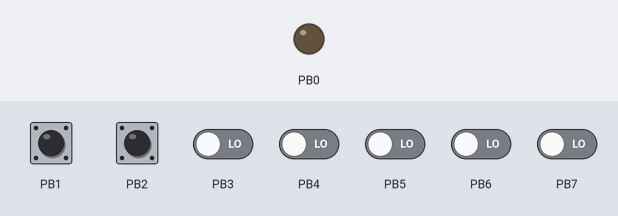
A program run on a simulated ATtiny45, built with avr-gcc and emulated at 1 MHz. On the bench: output pins drawn as LEDs (lit = HIGH). The test bench sets the inputs (shaded band); at power-on: PB1, PB2 HIGH, PB3–7 LOW.

Above: at 1.2 s.
1.3 s: PB1 pulled LOW for 0.15 s
At 2.2 s:
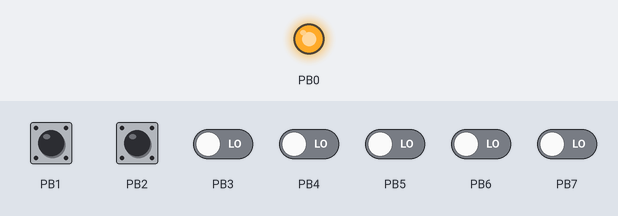
2.9 s: PB2 pulled LOW for 0.15 s
At 3.4 s:
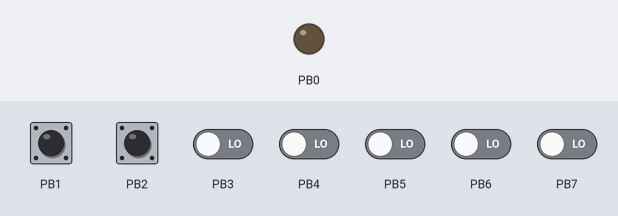
4.5 s: PB1 pulled LOW for 1 s
At 5.8 s:
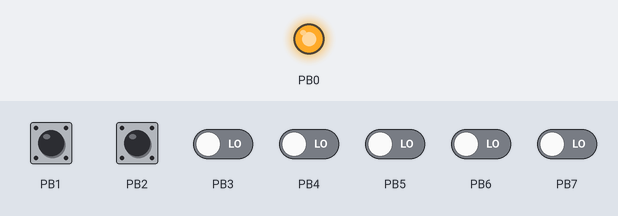
Timing chart, 0 to 7.5 s (numbered marks = the images above; inputs shaded):
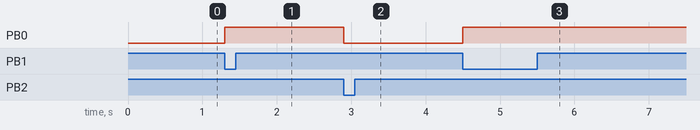

The program:

main.cpp
```cpp
#include <stddef.h>
#include <avr/io.h>
#include <util/delay.h>


inline void setup_gpio(void) {
  // Set B0 to output
  DDRB |= _BV(DDB0);

  // Set B1 and B2 to inputs with internal pullup resistor
  DDRB &= ~_BV(DDB1);
  PORTB |= _BV(PORTB1);

  DDRB &= ~_BV(DDB2);
  PORTB |= _BV(PORTB2);

  // Delay for safety
  _delay_ms(1);
}

inline bool get_trigger() {
  return !bit_is_set(PINB, PINB1);
}

inline bool get_sensor() {
  return !bit_is_set(PINB, PINB2);
}

inline void set_output() {
  PORTB |= _BV(PORTB0);
}

inline void unset_output() {
  PORTB &= ~_BV(PORTB0);
}

inline void toggle_output() {
  PORTB ^= _BV(PORTB0);
}

enum class State {
  ready,
  firing,
  stopped,
  waiting,
};

enum class Event {
  null,
  trigger_pulled,
  trigger_released,
  sensor_activated,
  sensor_deactivated,
};

// Transition functions
State transition_from_ready(Event event) {
  if (event == Event::trigger_pulled) {
    set_output();
    return State::firing;
  }
  return State::ready;
}

State transition_from_firing(Event event) {
  if (event == Event::sensor_activated) {
    unset_output();
    return State::stopped;
  } else if (event == Event::trigger_released) {
    set_output();
    return State::waiting;
  }
  return State::firing;
}

State transition_from_stopped(Event event) {
  if (event == Event::trigger_released) {
    unset_output();
    return State::ready;
  }
  return State::stopped;
}

State transition_from_waiting(Event event) {
  if (event == Event::sensor_activated) {
    unset_output();
    return State::ready;
  }
  return State::waiting;
}

int main(void) {
  setup_gpio();

  // Main loop
  Event events[2] = { Event::null, Event::null };

  // Trigger inputs
  bool last_trigger_state = get_trigger();

  // Sensor inputs
  bool last_sensor_state = get_sensor();

  // State machine
  State current_state = State::ready;

  while (true){
    // Check events
    const auto trigger = get_trigger();
    const auto sensor = get_sensor();

    if (trigger != last_trigger_state) {
      last_trigger_state = trigger;

      if (trigger) {
        events[0] = Event::trigger_pulled;
      } else {
        events[0] = Event::trigger_released;
      }
    }

    if (sensor != last_sensor_state) {
      last_sensor_state = sensor;

      if (sensor) {
        events[1] = Event::sensor_activated;
      } else {
        events[1] = Event::sensor_deactivated;
      }
    }

    // Process events
    for (size_t i = 0; i < 2; i++) {
      if (events[i] == Event::null) { continue; }

      switch (current_state) {
      case State::ready:
        current_state = transition_from_ready(events[i]);
        break;

      case State::firing:
        current_state = transition_from_firing(events[i]);
        break;

      case State::stopped:
        current_state = transition_from_stopped(events[i]);
        break;

      case State::waiting:
        current_state = transition_from_waiting(events[i]);
        break;
      }

      events[i] = Event::null;
    }

    _delay_ms(1);
  }
}
```

Measured:
- after the input at 1.3 s, PB0: LOW → HIGH at once
- after the input at 2.9 s, PB0: HIGH → LOW at once
- after the input at 4.5 s, PB0: LOW → HIGH at once
